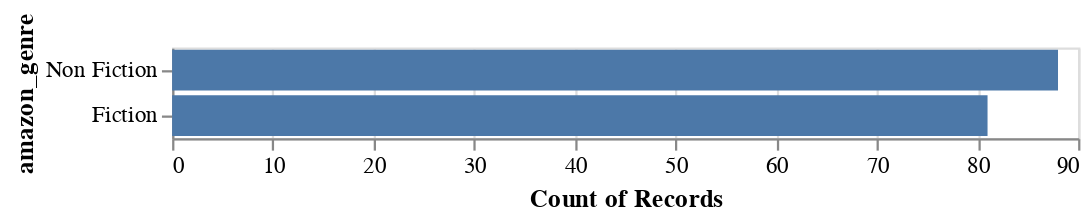

This figure's notebook cell:
### Code cell
# Categorical Univariate Visual Summaries
alt.Chart(amazon_book).mark_bar().encode(
    y = alt.Y("amazon_genre", sort = "-x"),
    x = 'count()'
)

### Figure 1 — Vega-Lite specification as saved in the notebook (floating-point values rounded to 4 significant figures; data arrays with more than 128 entries replaced by an {"elided": "..."} marker saying what was removed)
{"config": {"view": {"continuousWidth": 400, "continuousHeight": 300}}, "data": {"name": "data-bcd3397fd92544dec54fc118ce8743df"}, "mark": "bar", "encoding": {"x": {"aggregate": "count", "type": "quantitative"}, "y": {"field": "amazon_genre", "sort": "-x", "type": "nominal"}}, "$schema": "https://vega.github.io/schema/vega-lite/v4.17.0.json", "datasets": {"data-bcd3397fd92544dec54fc118ce8743df": {"elided": "169 records"}}}
